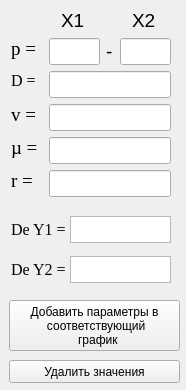
<?xml version="1.0" encoding="UTF-8"?>
<ui version="4.0">
 <class>dean_menu_p</class>
 <widget class="QWidget" name="dean_menu_p">
  <property name="geometry">
   <rect>
    <x>0</x>
    <y>0</y>
    <width>186</width>
    <height>390</height>
   </rect>
  </property>
  <property name="windowTitle">
   <string>Form</string>
  </property>
  <widget class="QLineEdit" name="lineEdit_v_x1">
   <property name="geometry">
    <rect>
     <x>49</x>
     <y>104</y>
     <width>122</width>
     <height>27</height>
    </rect>
   </property>
   <property name="font">
    <font>
     <family>Times New Roman</family>
     <pointsize>10</pointsize>
     <weight>50</weight>
     <bold>false</bold>
    </font>
   </property>
   <property name="toolTip">
    <string>&lt;html&gt;&lt;head/&gt;&lt;body&gt;&lt;p&gt;Введите число от 1000,00 до 5000,00&lt;/p&gt;&lt;/body&gt;&lt;/html&gt;</string>
   </property>
  </widget>
  <widget class="QLabel" name="label_nu_De">
   <property name="geometry">
    <rect>
     <x>11</x>
     <y>137</y>
     <width>32</width>
     <height>21</height>
    </rect>
   </property>
   <property name="font">
    <font>
     <family>Times New Roman</family>
     <pointsize>14</pointsize>
    </font>
   </property>
   <property name="text">
    <string>µ = </string>
   </property>
  </widget>
  <widget class="QTextEdit" name="textEdit_De_y1">
   <property name="geometry">
    <rect>
     <x>70</x>
     <y>216</y>
     <width>101</width>
     <height>27</height>
    </rect>
   </property>
   <property name="font">
    <font>
     <pointsize>10</pointsize>
     <weight>50</weight>
     <bold>false</bold>
    </font>
   </property>
   <property name="readOnly">
    <bool>true</bool>
   </property>
  </widget>
  <widget class="QLabel" name="label_v">
   <property name="geometry">
    <rect>
     <x>11</x>
     <y>104</y>
     <width>32</width>
     <height>21</height>
    </rect>
   </property>
   <property name="font">
    <font>
     <family>Times New Roman</family>
     <pointsize>14</pointsize>
    </font>
   </property>
   <property name="text">
    <string>v =</string>
   </property>
  </widget>
  <widget class="QLineEdit" name="lineEdit_p_x1">
   <property name="geometry">
    <rect>
     <x>49</x>
     <y>38</y>
     <width>51</width>
     <height>27</height>
    </rect>
   </property>
   <property name="font">
    <font>
     <family>Times New Roman</family>
     <pointsize>10</pointsize>
     <weight>50</weight>
     <bold>false</bold>
    </font>
   </property>
   <property name="toolTip">
    <string>&lt;html&gt;&lt;head/&gt;&lt;body&gt;&lt;p&gt;Введите число от 1000,00 до 5000,00&lt;/p&gt;&lt;/body&gt;&lt;/html&gt;</string>
   </property>
  </widget>
  <widget class="QLineEdit" name="lineEdit_nu_De_x1">
   <property name="geometry">
    <rect>
     <x>49</x>
     <y>137</y>
     <width>122</width>
     <height>27</height>
    </rect>
   </property>
   <property name="font">
    <font>
     <family>Times New Roman</family>
     <pointsize>10</pointsize>
     <weight>50</weight>
     <bold>false</bold>
    </font>
   </property>
   <property name="toolTip">
    <string>&lt;html&gt;&lt;head/&gt;&lt;body&gt;&lt;p&gt;Введите число от 1000,00 до 5000,00&lt;/p&gt;&lt;/body&gt;&lt;/html&gt;</string>
   </property>
  </widget>
  <widget class="QLabel" name="label_D">
   <property name="geometry">
    <rect>
     <x>11</x>
     <y>71</y>
     <width>32</width>
     <height>19</height>
    </rect>
   </property>
   <property name="font">
    <font>
     <family>Times New Roman</family>
     <pointsize>12</pointsize>
    </font>
   </property>
   <property name="text">
    <string>D = </string>
   </property>
  </widget>
  <widget class="QLabel" name="label_De">
   <property name="geometry">
    <rect>
     <x>11</x>
     <y>220</y>
     <width>61</width>
     <height>19</height>
    </rect>
   </property>
   <property name="font">
    <font>
     <family>Times New Roman</family>
     <pointsize>12</pointsize>
    </font>
   </property>
   <property name="text">
    <string>De Y1 = </string>
   </property>
  </widget>
  <widget class="QLabel" name="label_r">
   <property name="geometry">
    <rect>
     <x>11</x>
     <y>170</y>
     <width>32</width>
     <height>21</height>
    </rect>
   </property>
   <property name="font">
    <font>
     <family>Times New Roman</family>
     <pointsize>14</pointsize>
    </font>
   </property>
   <property name="text">
    <string>r = </string>
   </property>
  </widget>
  <widget class="QLineEdit" name="lineEdit_D_x1">
   <property name="geometry">
    <rect>
     <x>49</x>
     <y>71</y>
     <width>122</width>
     <height>27</height>
    </rect>
   </property>
   <property name="font">
    <font>
     <family>Times New Roman</family>
     <pointsize>10</pointsize>
     <weight>50</weight>
     <bold>false</bold>
    </font>
   </property>
   <property name="toolTip">
    <string>&lt;html&gt;&lt;head/&gt;&lt;body&gt;&lt;p&gt;Введите число от 1000,00 до 5000,00&lt;/p&gt;&lt;/body&gt;&lt;/html&gt;</string>
   </property>
  </widget>
  <widget class="QLabel" name="label_p">
   <property name="geometry">
    <rect>
     <x>11</x>
     <y>38</y>
     <width>32</width>
     <height>21</height>
    </rect>
   </property>
   <property name="font">
    <font>
     <family>Times New Roman</family>
     <pointsize>14</pointsize>
    </font>
   </property>
   <property name="text">
    <string>p =</string>
   </property>
  </widget>
  <widget class="QLineEdit" name="lineEdit_r_x1">
   <property name="geometry">
    <rect>
     <x>49</x>
     <y>170</y>
     <width>122</width>
     <height>27</height>
    </rect>
   </property>
   <property name="font">
    <font>
     <family>Times New Roman</family>
     <pointsize>10</pointsize>
     <weight>50</weight>
     <bold>false</bold>
    </font>
   </property>
   <property name="toolTip">
    <string>&lt;html&gt;&lt;head/&gt;&lt;body&gt;&lt;p&gt;Введите число от 1000,00 до 5000,00&lt;/p&gt;&lt;/body&gt;&lt;/html&gt;</string>
   </property>
  </widget>
  <widget class="QPushButton" name="Value_delete">
   <property name="geometry">
    <rect>
     <x>9</x>
     <y>360</y>
     <width>171</width>
     <height>23</height>
    </rect>
   </property>
   <property name="font">
    <font>
     <pointsize>9</pointsize>
    </font>
   </property>
   <property name="text">
    <string>Удалить значения</string>
   </property>
  </widget>
  <widget class="QPushButton" name="add_parametrs_to_the_corresponding_graph_Dean">
   <property name="geometry">
    <rect>
     <x>9</x>
     <y>300</y>
     <width>171</width>
     <height>51</height>
    </rect>
   </property>
   <property name="font">
    <font>
     <pointsize>9</pointsize>
    </font>
   </property>
   <property name="text">
    <string>Добавить параметры в 
 соответствующий 
  график</string>
   </property>
  </widget>
  <widget class="QLabel" name="label">
   <property name="geometry">
    <rect>
     <x>106</x>
     <y>38</y>
     <width>16</width>
     <height>27</height>
    </rect>
   </property>
   <property name="font">
    <font>
     <pointsize>14</pointsize>
    </font>
   </property>
   <property name="text">
    <string>-</string>
   </property>
  </widget>
  <widget class="QLineEdit" name="lineEdit_p_x2">
   <property name="geometry">
    <rect>
     <x>120</x>
     <y>38</y>
     <width>51</width>
     <height>27</height>
    </rect>
   </property>
   <property name="font">
    <font>
     <family>Times New Roman</family>
     <pointsize>10</pointsize>
     <weight>50</weight>
     <bold>false</bold>
    </font>
   </property>
   <property name="toolTip">
    <string>&lt;html&gt;&lt;head/&gt;&lt;body&gt;&lt;p&gt;Введите число от 1000,00 до 5000,00&lt;/p&gt;&lt;/body&gt;&lt;/html&gt;</string>
   </property>
  </widget>
  <widget class="QTextEdit" name="textEdit_De_y2">
   <property name="geometry">
    <rect>
     <x>70</x>
     <y>256</y>
     <width>101</width>
     <height>27</height>
    </rect>
   </property>
   <property name="font">
    <font>
     <pointsize>10</pointsize>
     <weight>50</weight>
     <bold>false</bold>
    </font>
   </property>
   <property name="readOnly">
    <bool>true</bool>
   </property>
  </widget>
  <widget class="QLabel" name="label_X1">
   <property name="geometry">
    <rect>
     <x>61</x>
     <y>10</y>
     <width>31</width>
     <height>20</height>
    </rect>
   </property>
   <property name="font">
    <font>
     <pointsize>14</pointsize>
    </font>
   </property>
   <property name="text">
    <string>X1</string>
   </property>
  </widget>
  <widget class="QLabel" name="label_X2">
   <property name="geometry">
    <rect>
     <x>132</x>
     <y>10</y>
     <width>31</width>
     <height>20</height>
    </rect>
   </property>
   <property name="font">
    <font>
     <pointsize>14</pointsize>
    </font>
   </property>
   <property name="text">
    <string>X2</string>
   </property>
  </widget>
  <widget class="QLabel" name="label_De_2">
   <property name="geometry">
    <rect>
     <x>11</x>
     <y>260</y>
     <width>61</width>
     <height>19</height>
    </rect>
   </property>
   <property name="font">
    <font>
     <family>Times New Roman</family>
     <pointsize>12</pointsize>
    </font>
   </property>
   <property name="text">
    <string>De Y2 = </string>
   </property>
  </widget>
 </widget>
 <resources/>
 <connections/>
</ui>
